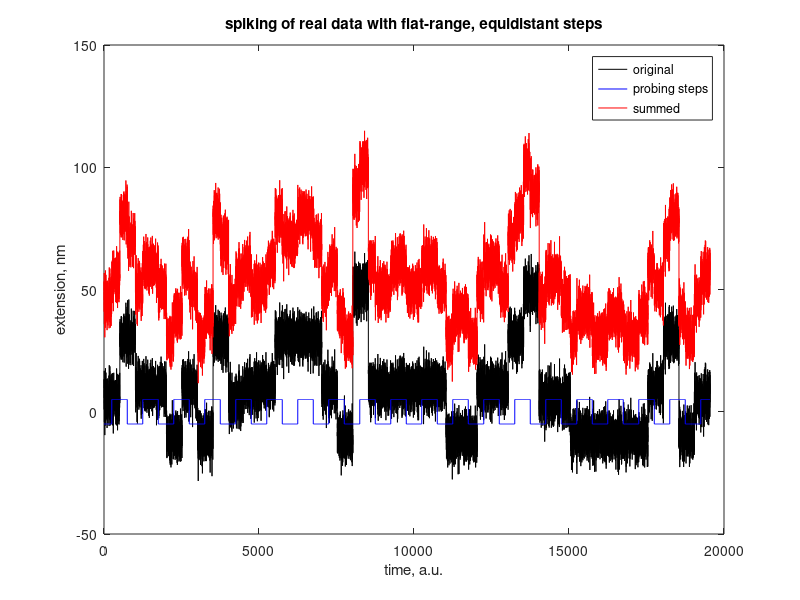

MATLAB code to generate this figure:
function ProbeStep_Inject(stepspacing,stepshifts, stepsize,datain)
%JWJK_B:-------------------------------------------------------------------
% data_out=ProbeStepInject(spacing,shift, size, data_in)  
% 
%use:
%1) run first this tool; traces are saved in a local directory '\ProbeStepInject\traces' 
%2  batch-run Autostepfinder on this directory
%3) run ProbeStepExtract (see settings there)
%
% description: 
% ProbeStepInject(stepspacing,stepshift, stepsize, data_in)  uses data
% ProbeStepInject(stepspacing,stepshift, stepsize)  user loads data from pwd
% ProbeStepInject() makes demo data
% 
% parameters:
% spacing: the plateau in pts between up-and-down steps.
% [note on density]
% shift: index where the step series starts. 
% To boost statistics, shift can be a vector; then multiple saves will be done, each with a shift specified by this vector. 
% size: up-and-down step size in units of the input data
% data_in: single-column data
% 
%example: ProbeStepInject(100,1:10:100, 10) user-loads a trace injects a blockwave with
%plateaulength 100, amplitude 10, and repeats the action ~10 times with
%increasing placement shift.

%Output: saves one or multiple traces to be analyzed by AS. As an example,
%the first trace is shown.
%



%Extras: includes autorun demo option of a  noisy step trace

%Reference: Auxiliairy tool of AutoStepfinder: 
%A fast and automated step detection method for single-molecule analysis.
%Luuk Loeff*, Jacob Kerssemakers*, Chirlmin Joo & Cees Dekker.
% * Equal contribution
% Last update by Jacob Kerssemakers, October 2020
%--------------------------------------------------------------------------

%:JWJK_B-------------------------------------------------------------------
shoit=0;
if nargin==0
    close all;
    shoit=1;
    stepsize=10;
    stepspacing=500; 
    stepshifts=0:10:90;
    datain=MakeDemoTrace;
    Label=strcat('demo');
end

if (nargin==3)  %Load
    shoit=1;
    [FileName,PathName] = uigetfile('.txt', 'Open the file of interest');
    datain=double(dlmread(strcat(PathName,'/',FileName)));
    [pts,cols]=size(datain);
    if cols>1, trace=datain(:,2); else trace=datain;end   
end

outdir=strcat(pwd,'\ProbeStepInject\');
if isdir(outdir), rmdir(outdir,'s'),end;
mkdir(outdir);
mkdir(outdir,'traces')
allinfo=[];

for rp=1:length(stepshifts)
    disp(['saving trace:',num2str(rp),'of',num2str(length(stepshifts))]);
stepshift=stepshifts(rp);
stepsize=10;
L_total=length(datain);
L_quarterblock=stepspacing/2;
reps=ceil(L_total/(4*L_quarterblock));
      
blocktemplate=[zeros(1,L_quarterblock) ones(1,2*L_quarterblock)...
               zeros(1,L_quarterblock)];
blockcurve=[];
for ii=1:reps
    block=stepsize*blocktemplate;
    blockcurve=[blockcurve block];
end


%shifting, cropping
if stepshift>0
    addit=zeros(1,stepshift)+blockcurve(1);
    blockcurve=[addit blockcurve];
end
blockcurve=blockcurve(1:L_total);

LB=length(blockcurve);
if LB<L_total&&LB>0  %padding
    blockcurve=[blockcurve zeros(1,L_total-LB)+blockcurve(end)];
end



%% measure the location of injected steps
if LB>0
    steplocs=diff(blockcurve);
    indexes=(find(steplocs~=0))';
    steps=(steplocs(indexes))';
    reps=0*steps+rp;
    dataout=(datain'+blockcurve)';
else
    indexes=NaN;
    steps=NaN;
    reps=0*steps+rp;
    blockcurve=0*datain';
    dataout=(datain+blockcurve');
end

allinfo=[allinfo; [reps indexes steps]];


if shoit&&rp==1
    close all;
    plot(datain,'k-'); hold on;
    plot(blockcurve-0.5*stepsize,'b-'); hold on
    plot(datain+blockcurve'+4*stepsize,'r-');  
    legend('original','probing steps','summed' );
    title('spiking of real data with flat-range, equidistant steps');
    xlabel('time, a.u.');
    ylabel('extension, nm');
    pause(0.5);
end

%% save the curve


outname=strcat('test_repeat',num2str(rp, '%04.0f'),'.txt');
dlmwrite([outdir,'traces\',outname],dataout);

end
stepinfo=[indexes steps];
outname2='probe_step_info.txt';
dlmwrite([outdir,outname2],allinfo);

dum=1;

function XX=MakeDemoTrace
    Lxi=20000;
    noize=5;                   %noise level
    XX=[]; FitX=[];
    stepsizes=[-10 10 30 50 5];
    Nspikes=30; 
    spike_ampli=100;
    isolated=[1 [10:500:Lxi]];  %just a step train
            indices=isolated;
            Li=length(indices);
            for ii=1:Li
                dice=ceil(length(stepsizes)*(rand(1,1)));
                levs(ii)=stepsizes(dice);  %add random step levels
            end
            %build initial trace
            for ii=1:Li-1
                L_sect=indices(ii+1)-indices(ii)+1;
                XX=[XX ; noize*randn(L_sect, 1)+levs(ii)];
            end 

